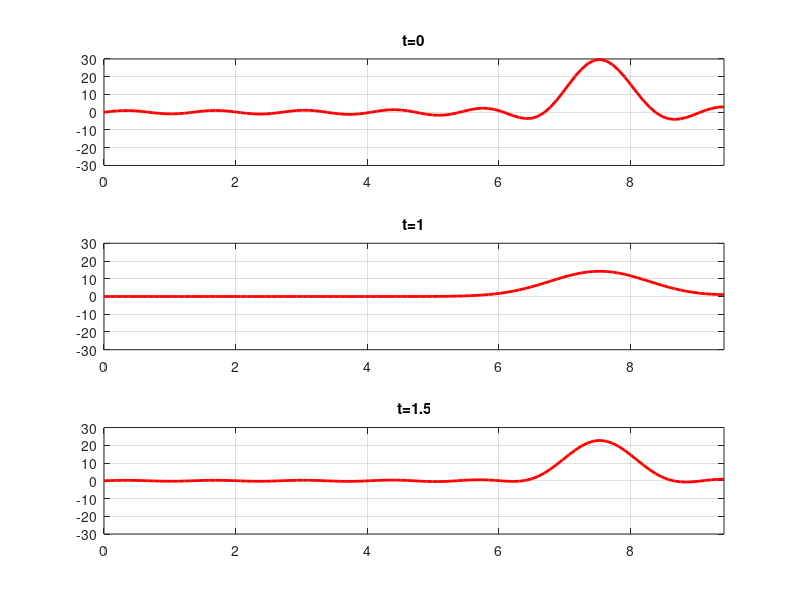

Source code (MATLAB):
function fourieThermalConductivityEquation41
clf; clc
	a=0.2;
	L=3*pi;
	tmax=2;

	x=0:L/100:L;
	t=0:tmax/50:tmax;

	function y=phi(x)
		for i=1:length(x)
			if x(i)>=7 && x(i)<=8
				y(i)=20*sin(x(i))-18*sin(x(i)/2);
			else
				y(i)=0;	
			end
		end
	end

	function y=psi(x)
		for i=1:length(x)
			y(i)=sin(2*pi*x(i));
		end
	end

	function y=u(x,t)
		y=0;
		for k=0:13
			Xk=sin(((2*k+1)*x)/6);
			Ak=2*trapz(x,phi(x).*Xk)/L;
			Tk=Ak*exp(-(a*(2*k+1)/6).^2*t);				
			y=y+Tk*Xk;
		end
	end

	for n=1:length(t)
		plot(x, u(x,t(n)), 'r', 'LineWidth', 2);
		axis([0, L, -30, 30]);
		grid on;
		M(n)=getframe;
	end
	subplot(3,1,1);
	plot(x,u(x,0), 'r', 'LineWidth', 2);
	axis([0, L, -30, 30]);
	title('t=0');
	grid on;

	subplot(3,1,2);
	plot(x,u(x,6), 'r', 'LineWidth', 2);
	axis([0, L, -30, 30]);
	title('t=1');
	grid on;

	subplot(3,1,3);
	plot(x,u(x,3/2), 'r', 'LineWidth', 2);
	axis([0, L, -30, 30]);
	title('t=1.5');
	grid on;
end
